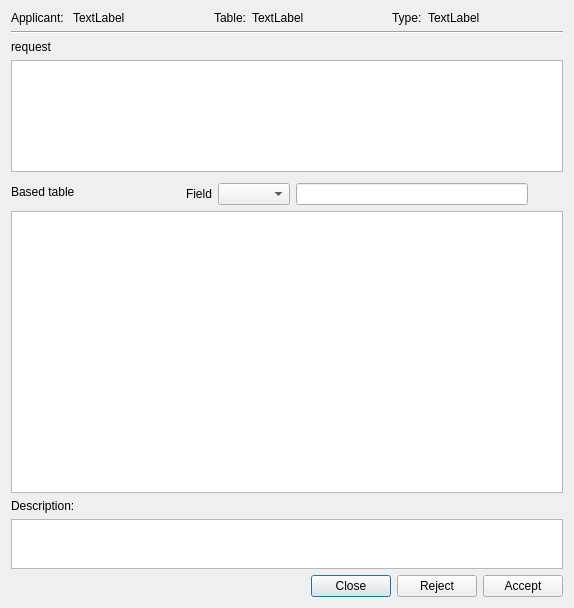
<?xml version="1.0" encoding="UTF-8"?>
<ui version="4.0">
 <class>ReviewDialog</class>
 <widget class="QDialog" name="ReviewDialog">
  <property name="geometry">
   <rect>
    <x>0</x>
    <y>0</y>
    <width>574</width>
    <height>608</height>
   </rect>
  </property>
  <property name="windowTitle">
   <string>Dialog</string>
  </property>
  <layout class="QGridLayout" name="gridLayout">
   <item row="7" column="0" colspan="15">
    <widget class="QTableView" name="tableViewBase">
     <property name="sizePolicy">
      <sizepolicy hsizetype="Expanding" vsizetype="Expanding">
       <horstretch>0</horstretch>
       <verstretch>5</verstretch>
      </sizepolicy>
     </property>
     <property name="editTriggers">
      <set>QAbstractItemView::NoEditTriggers</set>
     </property>
     <property name="selectionMode">
      <enum>QAbstractItemView::SingleSelection</enum>
     </property>
     <property name="selectionBehavior">
      <enum>QAbstractItemView::SelectRows</enum>
     </property>
     <attribute name="horizontalHeaderStretchLastSection">
      <bool>true</bool>
     </attribute>
    </widget>
   </item>
   <item row="8" column="0">
    <widget class="QLabel" name="label_7">
     <property name="text">
      <string>Description:</string>
     </property>
    </widget>
   </item>
   <item row="3" column="0" colspan="15">
    <widget class="Line" name="line_2">
     <property name="orientation">
      <enum>Qt::Horizontal</enum>
     </property>
    </widget>
   </item>
   <item row="5" column="0" colspan="15">
    <widget class="QTableWidget" name="tableWidgetReq">
     <property name="sizePolicy">
      <sizepolicy hsizetype="Expanding" vsizetype="Preferred">
       <horstretch>0</horstretch>
       <verstretch>0</verstretch>
      </sizepolicy>
     </property>
     <property name="maximumSize">
      <size>
       <width>16777215</width>
       <height>112</height>
      </size>
     </property>
     <attribute name="horizontalHeaderStretchLastSection">
      <bool>true</bool>
     </attribute>
    </widget>
   </item>
   <item row="9" column="0" colspan="15">
    <widget class="QPlainTextEdit" name="txtDescription">
     <property name="sizePolicy">
      <sizepolicy hsizetype="Expanding" vsizetype="Maximum">
       <horstretch>0</horstretch>
       <verstretch>0</verstretch>
      </sizepolicy>
     </property>
     <property name="maximumSize">
      <size>
       <width>16777215</width>
       <height>50</height>
      </size>
     </property>
    </widget>
   </item>
   <item row="4" column="0" colspan="9">
    <widget class="QLabel" name="label">
     <property name="text">
      <string>request</string>
     </property>
    </widget>
   </item>
   <item row="11" column="0" colspan="15">
    <layout class="QHBoxLayout" name="horizontalLayout">
     <item>
      <spacer name="horizontalSpacer">
       <property name="orientation">
        <enum>Qt::Horizontal</enum>
       </property>
       <property name="sizeHint" stdset="0">
        <size>
         <width>40</width>
         <height>20</height>
        </size>
       </property>
      </spacer>
     </item>
     <item>
      <widget class="QPushButton" name="btnClose">
       <property name="text">
        <string>Close</string>
       </property>
      </widget>
     </item>
     <item>
      <widget class="QPushButton" name="btnReject">
       <property name="text">
        <string>Reject</string>
       </property>
      </widget>
     </item>
     <item>
      <widget class="QPushButton" name="btnAccept">
       <property name="text">
        <string>Accept</string>
       </property>
      </widget>
     </item>
    </layout>
   </item>
   <item row="6" column="0">
    <widget class="QLabel" name="label_2">
     <property name="text">
      <string>Based table</string>
     </property>
    </widget>
   </item>
   <item row="0" column="0" colspan="15">
    <layout class="QHBoxLayout" name="horizontalLayout_2">
     <item>
      <widget class="QLabel" name="label_5">
       <property name="text">
        <string>Applicant: </string>
       </property>
      </widget>
     </item>
     <item>
      <widget class="QLabel" name="txtApplicant">
       <property name="sizePolicy">
        <sizepolicy hsizetype="Expanding" vsizetype="Preferred">
         <horstretch>0</horstretch>
         <verstretch>0</verstretch>
        </sizepolicy>
       </property>
       <property name="text">
        <string>TextLabel</string>
       </property>
      </widget>
     </item>
     <item>
      <widget class="QLabel" name="label_3">
       <property name="sizePolicy">
        <sizepolicy hsizetype="Preferred" vsizetype="Preferred">
         <horstretch>0</horstretch>
         <verstretch>0</verstretch>
        </sizepolicy>
       </property>
       <property name="text">
        <string>Table:</string>
       </property>
      </widget>
     </item>
     <item>
      <widget class="QLabel" name="txtTable">
       <property name="sizePolicy">
        <sizepolicy hsizetype="Expanding" vsizetype="Preferred">
         <horstretch>0</horstretch>
         <verstretch>0</verstretch>
        </sizepolicy>
       </property>
       <property name="text">
        <string>TextLabel</string>
       </property>
      </widget>
     </item>
     <item>
      <widget class="QLabel" name="label_4">
       <property name="text">
        <string>Type:</string>
       </property>
      </widget>
     </item>
     <item>
      <widget class="QLabel" name="txtType">
       <property name="sizePolicy">
        <sizepolicy hsizetype="Expanding" vsizetype="Preferred">
         <horstretch>0</horstretch>
         <verstretch>0</verstretch>
        </sizepolicy>
       </property>
       <property name="text">
        <string>TextLabel</string>
       </property>
      </widget>
     </item>
    </layout>
   </item>
   <item row="6" column="4" colspan="10">
    <layout class="QHBoxLayout" name="horizontalLayout_3">
     <property name="topMargin">
      <number>5</number>
     </property>
     <property name="bottomMargin">
      <number>0</number>
     </property>
     <item>
      <widget class="QLabel" name="label_6">
       <property name="text">
        <string>Field</string>
       </property>
      </widget>
     </item>
     <item>
      <widget class="QComboBox" name="comboField"/>
     </item>
     <item>
      <widget class="QLineEdit" name="txtSearch"/>
     </item>
    </layout>
   </item>
  </layout>
 </widget>
 <resources/>
 <connections/>
</ui>
